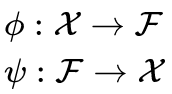
#> input picture Autoencoder/1.png, 172 x 94 px; its folder holds only this picture in this run
$ jupyter execute --allow-errors image_processing.ipynb   (older library calls are emulated)
#> lines starting #> are read from the running program, lines starting #| are printed output that depends on the picture; after the words box and inside, x2 and y2 are one past the last pixel; in counts of white or black regions, pixels touching at a corner belong together
# Algorithm to capture region of interest

**First step:** upload and read image

1.   Import library for send file on [ Google Colab](https://colab.research.google.com)
2. Import [matplolib](https://matplotlib.org/) for read image
3.   Upload file
4. Check if file was save in directory

[cell 1]
from google.colab import files
import matplotlib.pyplot as plt

[cell 2]
upload_image = files.upload()
#> the answer given: 1.png

[cell 3]
# get filename by key on dictionary of the file uploaded
filename = list(upload_image.keys())[0]
lung_image = plt.imread(f'./{filename}')
#> lung_image is the input picture: shape (94, 172, 3) float32; min 0, max 1, mean 0.933

**Second step:** apply filter in sended image with [scikit-image](https://scikit-image.org/)

1. Import filter library gaussian for the blur
2. Import color library rgb2gray
3. Import edge detector librarie Canny
4. Apply filter of burr on image
5. Change color of image for grayscale
6. Edge detectation of the image (sigma=2.5)
7. Apply dilation in edges

[cell 4]
from skimage.filters import gaussian
from skimage.color import rgb2gray
from skimage.feature import canny
from skimage.morphology import binary_dilation

[cell 5]
img_blurred = gaussian(lung_image, multichannel=True, sigma=2)
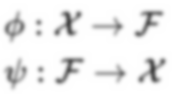
#> img_blurred: shape (94, 172, 3) float32; min 0.28, max 1, mean 0.933

[cell 6]
img_rgb_to_gray = rgb2gray(img_blurred)

[cell 7]
edge_img = canny(img_rgb_to_gray, sigma=2.5)
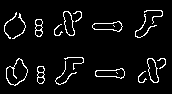
#> edge_img: shape (94, 172) bool; 5.7% white in thin lines or dots, all inside (x1, y1, x2, y2) = (4, 10, 166, 86)

[cell 8]
dilation_image = binary_dilation(edge_img)
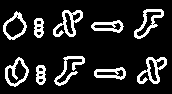
#> dilation_image: shape (94, 172) bool; 14.7% white; 10 white regions

**Third step:** get edges regions

1. Import library to get edges labels
2. Import library to get edge regions
3. Impot library to apply rectangles to the image
4. Get labels of edges
5. Application of rectangles in the image

[cell 9]
from skimage.morphology import label
from skimage.measure import regionprops
import matplotlib.patches as mpatches

[cell 10]
breast_labeled = label(dilation_image)
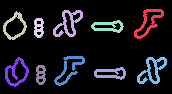
#> breast_labeled: shape (94, 172) int32; 11 distinct labels, from 0 to 10; one colour per label, 0 black

[cell 11]
rectangles_region = regionprops(breast_labeled)
#> rectangles_region = 10 regions; largest, box (x1, y1, x2, y2) and area: (53, 10, 83, 37) 316, (137, 57, 167, 84) 314, (134, 9, 164, 39) 284, (54, 56, 85, 86) 275, (5, 57, 29, 87) 257

[cell 12]
def apply_rectangle(ax, rectangles_region):

  for region in rectangles_region:
      # draw rectangle around regions
      minr, minc, maxr, maxc = region.bbox
      rect = mpatches.Rectangle((minc, minr), maxc - minc, maxr - minr,
                                fill=False, edgecolor='red', linewidth=1)
      ax.add_patch(rect)
#> this loop made 10 passes
#> (minr, minc, maxr, maxc) on passes 1 to 10: (9, 134, 39, 164), (10, 53, 37, 83), (11, 3, 40, 27), (18, 34, 38, 44), (20, 91, 33, 124), (56, 54, 86, 85), (57, 5, 87, 29), (57, 137, 84, 167), (65, 36, 85, 46), (67, 94, 80, 126)

  ax.set_axis_off()
  plt.tight_layout()
  return ax

**Fourth step:** plot all images

[cell 13]
import numpy as np

w = 10
h = 10
fig = plt.figure(figsize=(20, 20))
columns = 3
rows = 3

plt.suptitle("Extração da área mais interna da T.C.")

fig.add_subplot(rows, columns, 1)
plt.title('1st step: Original image')
plt.axis('off')
plt.imshow(lung_image)

fig.add_subplot(rows, columns, 2)
plt.title('2nd step: Blurred image')
plt.axis('off')
plt.imshow(img_blurred)

fig.add_subplot(rows, columns, 3)
plt.title('3rd: Apply grayscale in image')
plt.axis('off')
plt.imshow(img_rgb_to_gray, cmap=plt.cm.gray)

fig.add_subplot(rows, columns, 4)
plt.title("4th step: Detected edge in the image")
plt.axis('off')
plt.imshow(edge_img, cmap=plt.cm.gray)

fig.add_subplot(rows, columns, 5)
plt.title("5th step: Application of border dilation")
plt.axis('off')
plt.imshow(dilation_image, cmap=plt.cm.gray)

ax = fig.add_subplot(rows, columns, 6)
plt.title("6th step: Application of rectangles in the image")
plt.axis('off')
ax.imshow(lung_image)
apply_rectangle(ax, rectangles_region)

plt.show(fig)
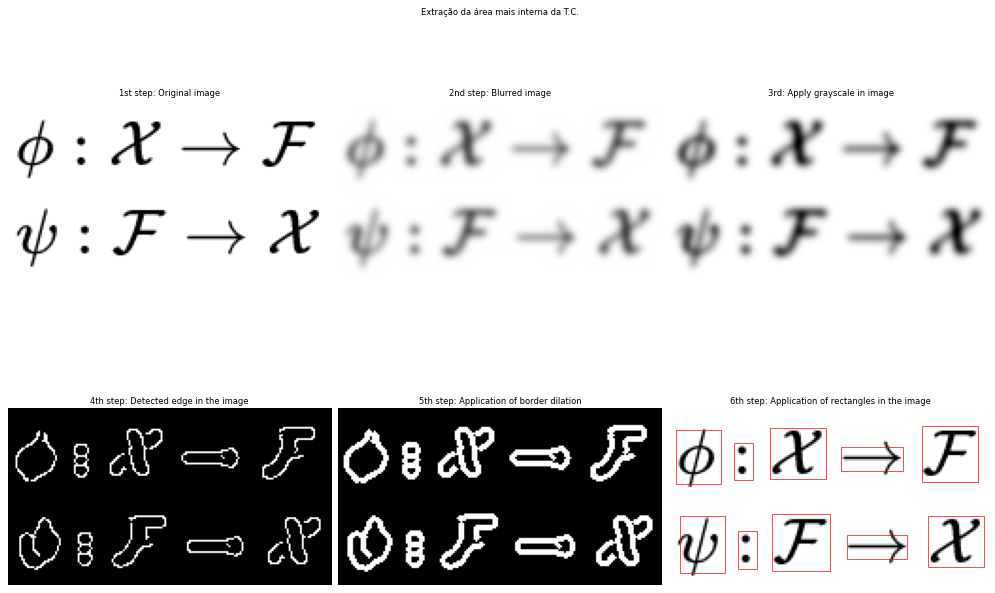
#> figure drawn by matplotlib, 6 panels
#> the answer given: 2.png

# Testing croping

> Testing croping of images interest area

[cell 14]
from google.colab import files
from skimage.filters import gaussian
from skimage.color import rgb2gray
from skimage.feature import canny
from skimage.morphology import binary_dilation
import matplotlib.pyplot as plt
from skimage.morphology import label
from skimage.measure import regionprops
import matplotlib.patches as mpatches
import numpy as np

#> (a cell that did not finish here is left out)

[cell 16]
def apply_rectangle(ax, rectangles_region):
  new_imgs = []
  for region in rectangles_region:
      # draw rectangle around regions
      minr, minc, maxr, maxc = region.bbox
      rect = mpatches.Rectangle((minc, minr), maxc - minc, maxr - minr,
                                fill=False, edgecolor='red', linewidth=1)
      ax.add_patch(rect)
      new_imgs.append(cutDims(minr, minc, maxr, maxc)(lung_image))
      #break

  ax.set_axis_off()
  plt.tight_layout()
  return new_imgs

[cell 17]
# get filename by key on dictionary of the file uploaded
filename = list(upload_image.keys())[0]
# lung_image = plt.imread(f'./{filename}')
lung_image = plt.imread(f'./{filename}')
img_blurred = gaussian(lung_image, multichannel=True, sigma=2.5)
img_rgb_to_gray = rgb2gray(img_blurred)
edge_img = canny(img_rgb_to_gray, sigma=2.5)
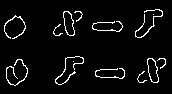
#> edge_img: shape (94, 172) bool; 4.8% white in thin lines or dots, all inside (x1, y1, x2, y2) = (4, 9, 166, 86)
dilation_image = binary_dilation(edge_img)
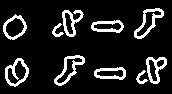
#> dilation_image: shape (94, 172) bool; 12.6% white; 10 white regions, largest, box (x1, y1, x2, y2) and area: (54, 55, 85, 86) 278, (134, 8, 164, 39) 275, (5, 58, 29, 87) 256
#> the loop in apply_rectangle, `for region in rectangles_region:` made 1 pass
#> after the loop in apply_rectangle, `for region in rectangles_region:`: new_imgs = []
#> (the rest of this cell did not finish here and is left out)

[cell 18]
plt.axis('off')
plt.imshow(edge_img, cmap=plt.cm.gray)

[cell 19]
fig = plt.figure(figsize=(8, 8))
ax = fig.add_subplot(1, 1, 1)
plt.axis('off')
ax.imshow(lung_image)
#> (the rest of this cell did not finish here and is left out)

[cell 20]
def cutDims(minr, minc, maxr, maxc):
  def cutImg(img):
     return img[minr: maxr, minc: maxc, 0]
  return cutImg

### Aumentando o tamanho da dilatação

[cell 21]
import numpy as np
from skimage.morphology import square
from skimage.morphology import dilation

#> (a cell that did not finish here is left out)

[cell 23]
plt.axis('off')
b = dilation(edge_img, square(10))
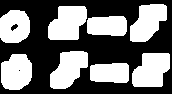
#> b: shape (94, 172) bool; 44.6% white; 8 white regions, largest, box (x1, y1, x2, y2) and area: (48, 6, 87, 40) 1036, (132, 53, 170, 87) 1025, (50, 51, 88, 89) 978
plt.imshow(b, cmap=plt.cm.gray)
